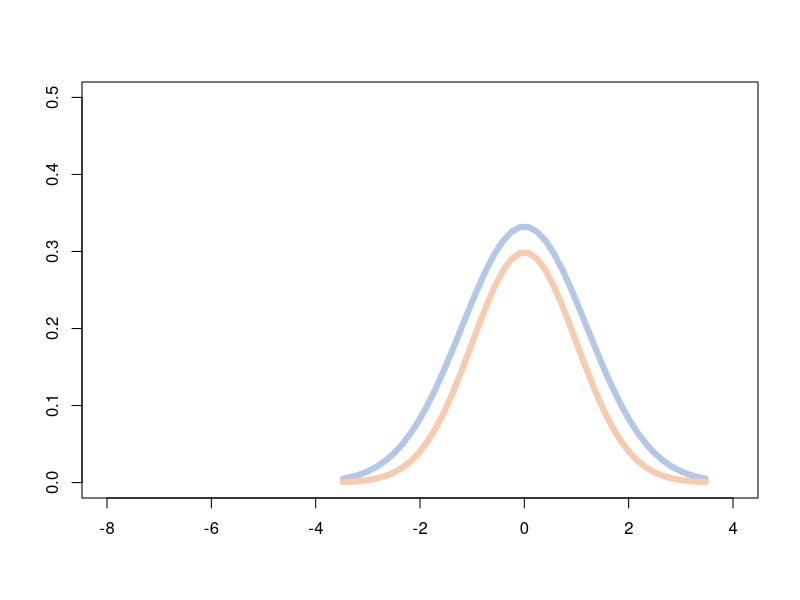
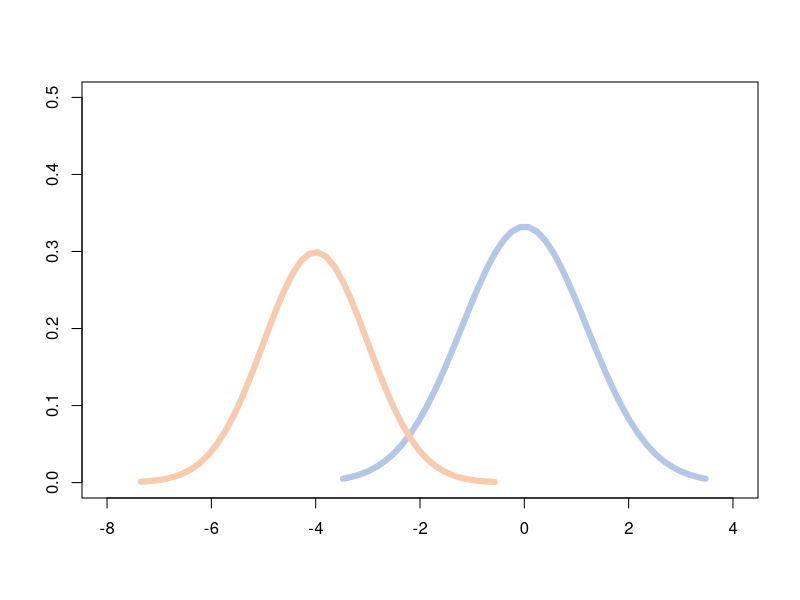

R code for these plots, in order: (Note: this script raises an error after producing the figures.)
x <- seq(-8, 8, length=100)
hx <- dnorm(x, 0 , 1.2)
h2 <- dnorm(x, 0 , 1)
h3 <- dnorm(x, -4 , 1)
to.rm <- which(x < -3.5 | x > 3.5)
to.rm2 <- which(x < -7.5 | x > -0.5)

#color from upload to: https://imagecolorpicker.com/
plot(x[-to.rm], hx[-to.rm], type="l", lty = 1, 
     lwd = 6, xlab = '', col = '#B4C7E7', ylab="", main="", 
     ylim = c(0, 0.5), xlim = c(-8, 4))
lines(x[-to.rm], h2[-to.rm] * 0.75, lty = 1, 
      lwd = 6, col = '#F8CBAE')

plot(x[-to.rm], hx[-to.rm], type="l", lty = 1, 
     lwd = 6, xlab = '', xlim = c(-8, 4), 
     col = '#B4C7E7', ylab="", 
     main="", ylim = c(0, 0.5))
lines(x[-to.rm2], h3[-to.rm2] * 0.75, lty = 1, lwd = 6, col = '#F8CBAE')




legend("topright", inset=.05, title="Distributions",
       labels, lwd=2, lty=c(1, 1, 1, 1, 2), col=colors)
